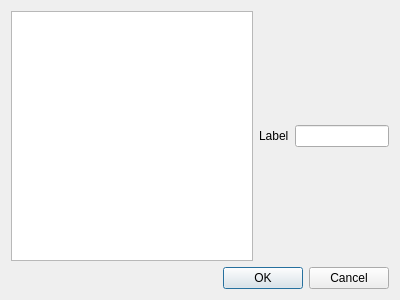
<?xml version="1.0" encoding="UTF-8"?>
<ui version="4.0">
 <class>Dialog</class>
 <widget class="QDialog" name="Dialog">
  <property name="geometry">
   <rect>
    <x>0</x>
    <y>0</y>
    <width>400</width>
    <height>300</height>
   </rect>
  </property>
  <property name="windowTitle">
   <string>Dialog</string>
  </property>
  <layout class="QVBoxLayout" name="verticalLayout">
   <item>
    <layout class="QHBoxLayout" name="horizontalLayout">
     <item>
      <widget class="QListView" name="listView"/>
     </item>
     <item>
      <widget class="QLabel" name="label">
       <property name="text">
        <string>Label</string>
       </property>
      </widget>
     </item>
     <item>
      <widget class="QLineEdit" name="lineEdit"/>
     </item>
    </layout>
   </item>
   <item>
    <widget class="QDialogButtonBox" name="buttonBox">
     <property name="orientation">
      <enum>Qt::Horizontal</enum>
     </property>
     <property name="standardButtons">
      <set>QDialogButtonBox::Cancel|QDialogButtonBox::Ok</set>
     </property>
    </widget>
   </item>
  </layout>
 </widget>
 <resources/>
 <connections>
  <connection>
   <sender>buttonBox</sender>
   <signal>accepted()</signal>
   <receiver>Dialog</receiver>
   <slot>accept()</slot>
   <hints>
    <hint type="sourcelabel">
     <x>248</x>
     <y>254</y>
    </hint>
    <hint type="destinationlabel">
     <x>157</x>
     <y>274</y>
    </hint>
   </hints>
  </connection>
  <connection>
   <sender>buttonBox</sender>
   <signal>rejected()</signal>
   <receiver>Dialog</receiver>
   <slot>reject()</slot>
   <hints>
    <hint type="sourcelabel">
     <x>316</x>
     <y>260</y>
    </hint>
    <hint type="destinationlabel">
     <x>286</x>
     <y>274</y>
    </hint>
   </hints>
  </connection>
 </connections>
</ui>
